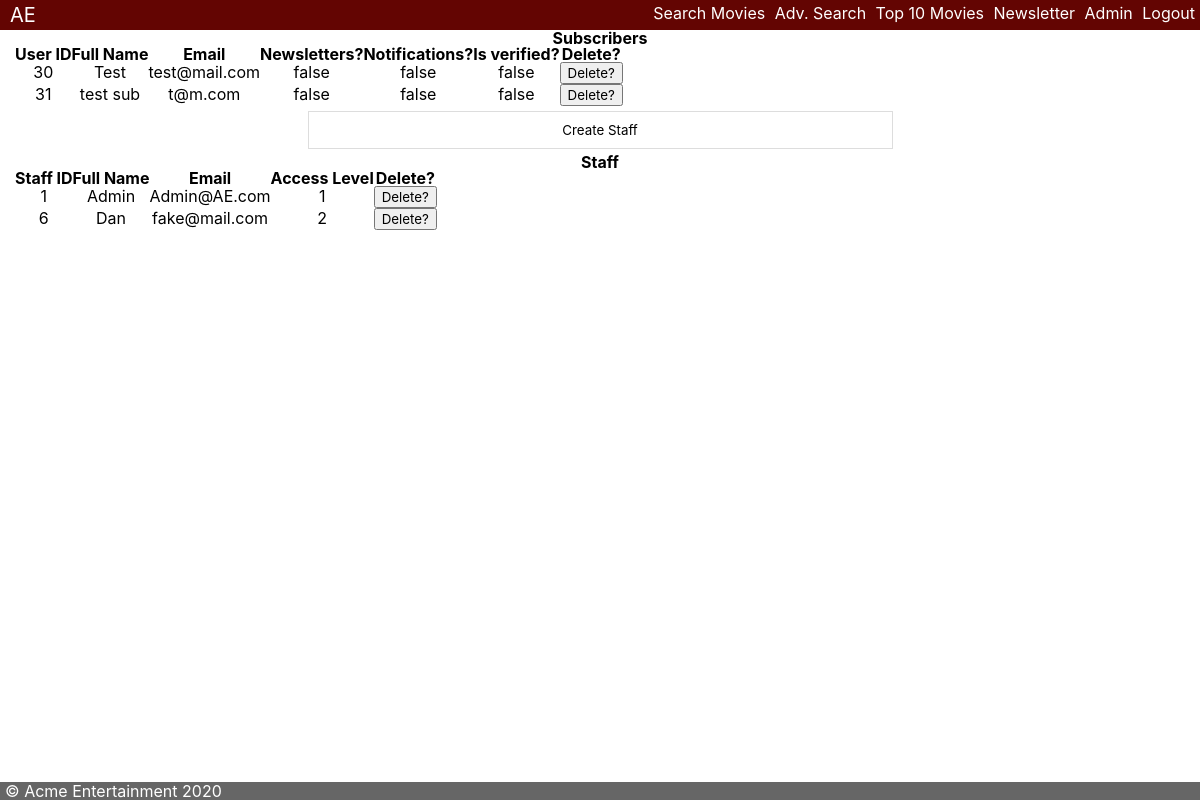
The page /admin.php?message=loggedin (signed in) on the database as committed earlier.
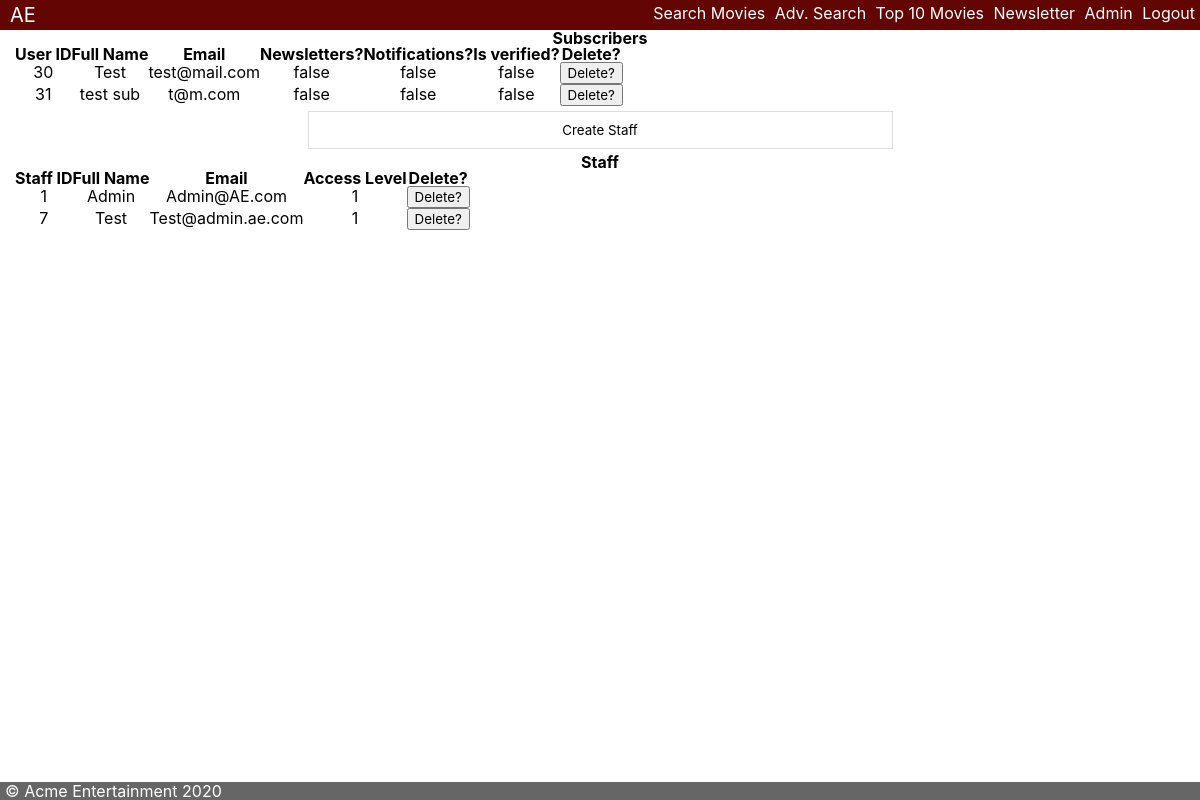
The same page on the database as committed later.
### tables this page shows
CREATE TABLE `users` (
  `usersId` int(11) NOT NULL,
  `usersName` varchar(128) NOT NULL,
  `usersEmail` text NOT NULL,
  `usersNewsletter` bit(1) NOT NULL,
  `usersNotifications` bit(1) NOT NULL,
  `verify_code` varchar(150) DEFAULT NULL,
  `is_verified` bit(1) NOT NULL DEFAULT b'0'
);

CREATE TABLE `staff` (
  `staffId` int(11) NOT NULL,
  `staffName` varchar(128) NOT NULL,
  `staffEmail` varchar(128) NOT NULL,
  `staffPassword` varchar(128) NOT NULL,
  `access_level` int(1) NOT NULL
);

### Includes/admin_tools/adminFunctions.inc.php (called while the page is built, shortened)
<?php
function getUsers($conn) {
    $sql = "SELECT * FROM users;";
    $stmt = mysqli_stmt_init($conn);
    if (!mysqli_stmt_prepare($stmt, $sql)) {
        header("location:../../admin.php?error=stmtfailure");
        exit();
    }
    mysqli_stmt_execute($stmt);
    $result = mysqli_stmt_get_result($stmt);
    return $result;
}
function fetchStaff($conn) {
    $sql = "SELECT * FROM staff;";
    $stmt = mysqli_stmt_init($conn);
    if (!mysqli_stmt_prepare($stmt, $sql)) {
        echo 'Statement Failure!';
        exit();
    }
    mysqli_stmt_execute($stmt);
    $result = mysqli_stmt_get_result($stmt);
    return $result;
}

### Includes/admin_tools/userTable.inc.php (the view)
<?php
require_once 'includes/dbh.inc.php';
require_once 'adminFunctions.inc.php';
$users = getUsers($conn);
while ($row = mysqli_fetch_assoc($users)) {
    $newsletter = ($row['usersNewsletter'] === 1) ? 'true' : 'false';
    $notifications = ($row['usersNotifications'] === 1) ? 'true' : 'false';
    $verified = ($row['is_verified'] === 1) ? 'true' : 'false';
    echo "<tr>";
    echo "<td>".$row['usersId']."</td>";
    echo "<td>".$row['usersName']."</td>";
    echo "<td>".$row['usersEmail']."</td>";
    echo "<td>".$newsletter."</td>";
    echo "<td>".$notifications."</td>";
    echo "<td>".$verified."</td>";
    echo "  <td><button class='btnDelUser' type='submit' id='".$row['usersId']."'>Delete?</button></td>";
    echo "</tr>";
}

### Includes/header.inc.php (shortened to what this page needs)
<!DOCTYPE html>
<html lang="en">
<head>
    <link rel="stylesheet" href="https://cdnjs.cloudflare.com/ajax/libs/font-awesome/4.7.0/css/font-awesome.min.css">
    <link rel="stylesheet" href="css/reset.css?v=1.1<?php echo time(); ?>">
    <link rel="stylesheet" href="css/style.css?v=1.1<?php echo time(); ?>">
</head>
<body>
    <div class="master-nav-wrapper">
        <nav class="master-nav" tabindex='0'>
            <a class="brand" href="index.php" aria-label="Acme Entertainment">AE</a>
            <ul class="nav-links">
                <li><a class="nav-link" href="Search.php">Search Movies</a></li>
                <li><a class="nav-link" href="adv_search.php">Adv. Search</a></li>
                <li><a class="nav-link" href="top10.php">Top 10 Movies</a></li>
                <li><a class="nav-link" href="signup.php">Newsletter</a></li>
                <?php
                if (isset($_SESSION['adminName'])) {
                    echo "  <li><a class='nav-link' href='admin.php'>Admin</a></li>";
                    echo "  <li><a class='nav-link' href='includes/logout.inc.php'>Logout</a></li>";
                } else {
                    echo "  <li><a class='nav-link' href='login.php'>Login</a></li>";
                }
                ?>
            </ul>
        </nav>
    </div>
    <main class="content-wrapper">

### admin.php (shortened to what this page needs)
<?php
include_once 'includes/header.inc.php';
if (!isset($_SESSION['access_level'])) {
    header('location:index.php');
    exit();
} else {
    $access_level = $_SESSION['access_level'];
}
require_once 'includes/dbh.inc.php';
?>
<section id="tableSubscribers">
    <div>
        <h2>Subscribers</h2>
        <table class="rtable">
            <thead>
                <th>User ID</th>
                <th>Full Name</th>
                <th>Email</th>
                <th>Newsletters?</th>
                <th>Notifications?</th>
                <th>Is verified?</th>
                <th>Delete?</th>
            </thead>
            <tbody>
                <?php include_once 'includes/admin_tools/userTable.inc.php' ?>
            </tbody>
        </table>
    </div>
</section>
<?php
if ($access_level <= 1) {
    include_once 'includes/admin_tools/staff_table.inc.php';
}
?>
<?php
include_once 'includes/footer.inc.php';
?>

### Includes/admin_tools/staff_table.inc.php (shortened to what this page needs)
<input  class="form-news-inputs" type="button" id='btnShowStaffModal' value="Create Staff"></input>
<section id="table-Staff">
    <div>
        <h2>Staff</h2>
        <table class="rtable">
            <thead>
                <th>Staff ID</th>
                <th>Full Name</th>
                <th>Email</th>
                <th>Access Level</th>
                <th>Delete?</th>
            </thead>
            <tbody>
                <?php
                require_once 'includes/dbh.inc.php';
                require_once 'adminFunctions.inc.php';
                $staff = fetchStaff($conn);
                while ($row = mysqli_fetch_assoc($staff)) {
                    $id = $row['staffId'];
                    $name = $row['staffName'];
                    $email = $row['staffEmail'];
                    $al = $row['access_level'];
                    echo <<< HTML
                        <tr>
                            <td>$id</td>
                            <td>$name</td>
                            <td>$email</td>
                            <td>$al</td>
                            <td>
                                <button class='btnDeleteStaff' type='submit' id='$id'>Delete?</button>
                            </td>
                        </tr>
                    HTML;
                }
                ?>
            </tbody>
        </table>
    </div>
</section>

### Includes/footer.inc.php (shortened to what this page needs)
</main>
<footer class="footer">
    <div class="wrapper">
        © Acme Entertainment 2020
    </div>
</footer>
</body>
</html>

### css/style.css (style rules this page uses)
* { font-family: 'Solway-Regular.ttf', -apple-system, BlinkMacSystemFont, 'Segoe UI', Roboto, Oxygen, Ubuntu, Cantarell, 'Open Sans', 'Helvetica Neue', sans-serif; }
html { min-width: 300px; }
body { overflow-y: unset; }
.content-wrapper { position: inherit; padding: 0px 15px 0px ; justify-content: center; text-align: center; }

### css/master-nav.css (style rules this page uses)
.master-nav-wrapper { height: 30px; }
.master-nav { position: fixed; min-width: 300px; width: 100vw; margin: 0; padding: 5px 0px 5px; top: 0; z-index: 10; display: flex; overflow: hidden; white-space: nowrap; text-decoration: none; background-color: rgb(99, 5, 2); color: white; }
.master-nav .brand { flex-grow: 1; padding: 0 10px; text-decoration: inherit; color: inherit; font-size: 20px; }
.nav-links { text-decoration: none; color: white; white-space: nowrap; }
.nav-links li { display: inline-flex; }
.nav-links >li>a { padding-right: 5px; text-decoration: inherit; color: inherit; }

### css/footer.css (style rules this page uses)
.footer { position: fixed; bottom: 0%; width: 100%; padding: 1px 5px 1px; background-color: rgb(102, 102, 102); color: white; }

### css/signup-form.css (style rules this page uses)
.form-news-inputs { min-width: 300px; width: 50%; vertical-align: middle; margin: 5px 10px 5px 10px; padding: 10px; background-color: #fff; border: 1px solid #ddd; }

Rows that differ between the two databases and show on the page:
removed staff: staffId "6", staffName "Dan", staffEmail "fake@mail.com", access_level "2"
added staff: staffId "7", staffName "Test", staffEmail "Test@admin.ae.com", access_level "1"
